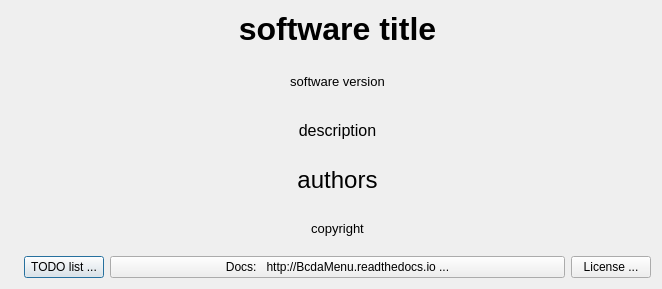
<?xml version="1.0" encoding="UTF-8"?>
<ui version="4.0">
 <class>Dialog</class>
 <widget class="QDialog" name="Dialog">
  <property name="windowModality">
   <enum>Qt::ApplicationModal</enum>
  </property>
  <property name="geometry">
   <rect>
    <x>0</x>
    <y>0</y>
    <width>662</width>
    <height>289</height>
   </rect>
  </property>
  <property name="windowTitle">
   <string>About Assign_GUP</string>
  </property>
  <layout class="QGridLayout" name="gridLayout">
   <item row="0" column="0">
    <layout class="QHBoxLayout" name="horizontalLayout_2" stretch="0,1">
     <item>
      <layout class="QVBoxLayout" name="verticalLayout_5">
       <item>
        <widget class="QLabel" name="icon">
         <property name="text">
          <string/>
         </property>
         <property name="pixmap">
          <pixmap>logo2.png</pixmap>
         </property>
         <property name="alignment">
          <set>Qt::AlignLeading|Qt::AlignLeft|Qt::AlignTop</set>
         </property>
        </widget>
       </item>
      </layout>
     </item>
     <item>
      <layout class="QVBoxLayout" name="verticalLayout_main" stretch="0,0,0,0,0,0">
       <item>
        <widget class="QLabel" name="title">
         <property name="font">
          <font>
           <pointsize>24</pointsize>
           <weight>75</weight>
           <bold>true</bold>
          </font>
         </property>
         <property name="text">
          <string>software title</string>
         </property>
         <property name="alignment">
          <set>Qt::AlignHCenter|Qt::AlignTop</set>
         </property>
        </widget>
       </item>
       <item>
        <widget class="QLabel" name="version">
         <property name="font">
          <font>
           <pointsize>10</pointsize>
          </font>
         </property>
         <property name="text">
          <string>software version</string>
         </property>
         <property name="alignment">
          <set>Qt::AlignCenter</set>
         </property>
        </widget>
       </item>
       <item>
        <widget class="QLabel" name="description">
         <property name="font">
          <font>
           <pointsize>12</pointsize>
          </font>
         </property>
         <property name="text">
          <string>description</string>
         </property>
         <property name="alignment">
          <set>Qt::AlignCenter</set>
         </property>
        </widget>
       </item>
       <item>
        <widget class="QLabel" name="authors">
         <property name="font">
          <font>
           <pointsize>18</pointsize>
          </font>
         </property>
         <property name="text">
          <string>authors</string>
         </property>
         <property name="alignment">
          <set>Qt::AlignCenter</set>
         </property>
        </widget>
       </item>
       <item>
        <widget class="QLabel" name="copyright">
         <property name="font">
          <font>
           <pointsize>10</pointsize>
          </font>
         </property>
         <property name="text">
          <string>copyright</string>
         </property>
         <property name="alignment">
          <set>Qt::AlignCenter</set>
         </property>
        </widget>
       </item>
       <item>
        <layout class="QHBoxLayout" name="horizontalLayout" stretch="0,1,0">
         <item>
          <widget class="QPushButton" name="issues_pb">
           <property name="text">
            <string>TODO list ...</string>
           </property>
          </widget>
         </item>
         <item>
          <widget class="QPushButton" name="docs_pb">
           <property name="text">
            <string>Docs:   http://BcdaMenu.readthedocs.io ...</string>
           </property>
          </widget>
         </item>
         <item>
          <widget class="QPushButton" name="license_pb">
           <property name="text">
            <string>License ...</string>
           </property>
          </widget>
         </item>
        </layout>
       </item>
      </layout>
     </item>
    </layout>
   </item>
  </layout>
 </widget>
 <resources/>
 <connections/>
</ui>
